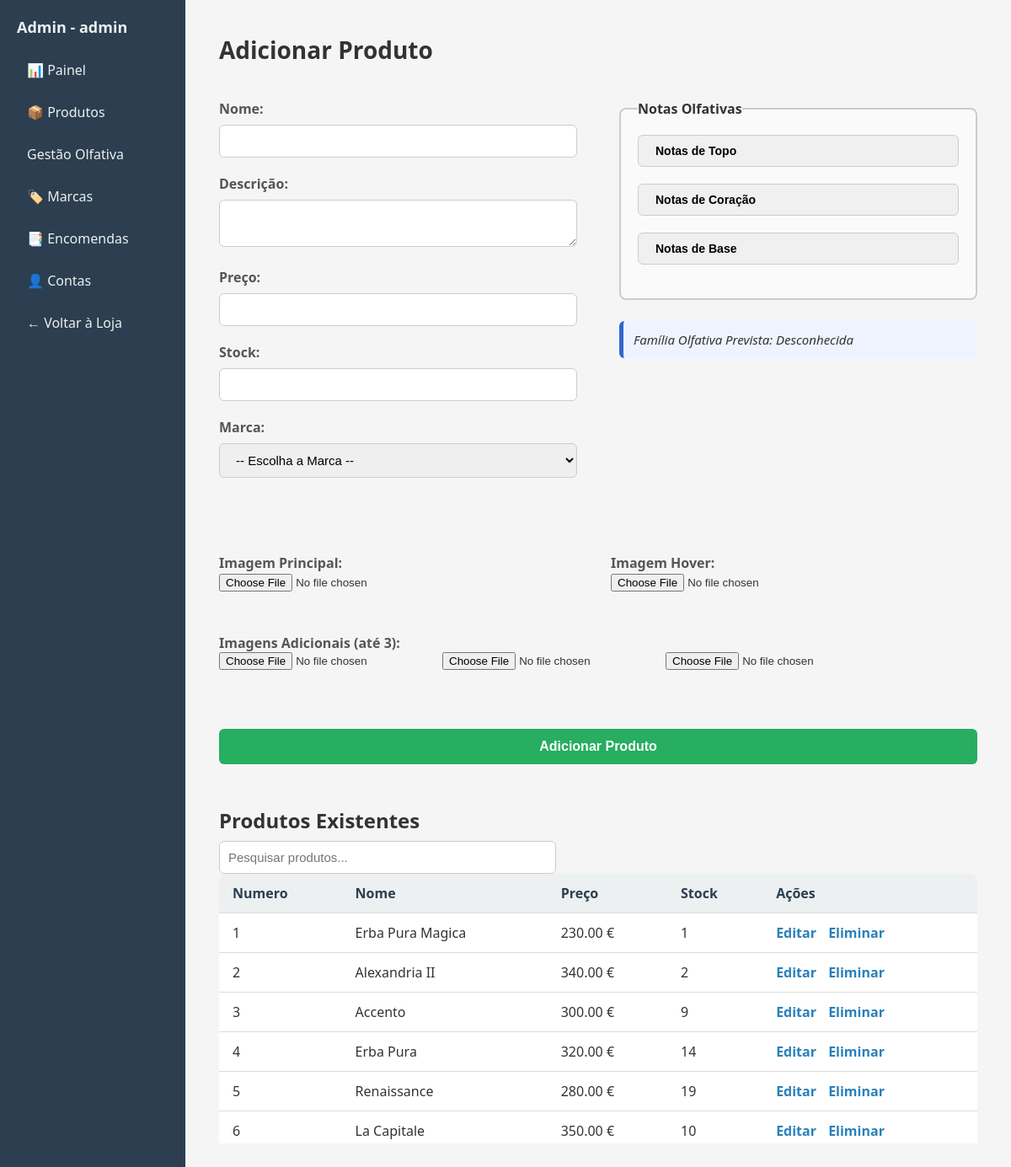
Page /dashboard/produtos.php (signed in) on the committed database.
### tables this page shows
CREATE TABLE `perfumes` (
  `id_perfume` int(11) NOT NULL,
  `nome` varchar(255) NOT NULL,
  `descricao` text NOT NULL,
  `preco` decimal(10,2) NOT NULL,
  `caminho_imagem` varchar(255) NOT NULL,
  `caminho_imagem_hover` varchar(255) NOT NULL,
  `id_marca` int(11) NOT NULL,
  `id_familia` int(11) DEFAULT NULL,
  `stock` int(11) DEFAULT 0
);

### config.php (called while the page is built, shortened)
<?php
$host = 'localhost';
$user = 'root';
$password = '';
$dbname = 'perfumes_nicho';
try {
    $pdo = new PDO("mysql:host=$host;dbname=$dbname;charset=utf8", $user, $password);
    $pdo->setAttribute(PDO::ATTR_ERRMODE, PDO::ERRMODE_EXCEPTION);
} catch (PDOException $e) {
    die("Erro PDO: " . $e->getMessage());
}
function listarPerfumes($termo = '', $precoMin = null, $precoMax = null, $filtroMarcas = [], $familias = [], $disponibilidade = null, $ordenacao = '')
{
    global $pdo;
    $sql = "SELECT perfumes.id_perfume, perfumes.nome, perfumes.preco, perfumes.caminho_imagem,
                   perfumes.caminho_imagem_hover, perfumes.stock, marcas.nome AS marca
            FROM perfumes
            JOIN marcas ON perfumes.id_marca = marcas.id_marca
            WHERE 1=1";
    $params = [];
    if (!empty($ordenacao)) {
        switch ($ordenacao) {
            case 'az':
                $sql .= " ORDER BY perfumes.nome ASC";
                break;
            case 'za':
                $sql .= " ORDER BY perfumes.nome DESC";
                break;
            case 'preco_menor':
                $sql .= " ORDER BY perfumes.preco ASC";
                break;
            case 'preco_maior':
                $sql .= " ORDER BY perfumes.preco DESC";
                break;
            default:
                $sql .= " ORDER BY perfumes.id_perfume ASC";
                break;
        }
    } else {
        $sql .= " ORDER BY perfumes.id_perfume ASC";
    }
    $stmt = $pdo->prepare($sql);
    $stmt->execute();
    return $stmt->fetchAll(PDO::FETCH_ASSOC);
}
?>

### dashboard/produtos.php (the view, shortened to what this page needs)
<?php
include('../config.php');
$produtos = listarPerfumes();
?>
<!DOCTYPE html>
<html lang="pt">
<head>
    <link rel="stylesheet" href="styles.css">
</head>
<body>
    <?php include('admin_layout.php'); ?>
    <div class="main-content">
        <h1>Adicionar Produto</h1>
        <form method="post" enctype="multipart/form-data" class="form-container">
            <div class="linha-superior">
                <div class="form-left">
                    <label>Nome:</label>
                    <input type="text" name="nome" required>
                    <label>Descrição:</label>
                    <textarea name="descricao" required></textarea>
                    <label>Preço:</label>
                    <input type="number" step="0.01" name="preco" required>
                    <label>Stock:</label>
                    <input type="number" name="stock" required>
                    <label>Marca:</label>
                    <select name="id_marca" required>
                        <option value="">-- Escolha a Marca --</option>
                    </select>
                </div>
                <div class="form-right">
                    <fieldset>
                        <legend>Notas Olfativas</legend>
                        <div class="dropdown-notas">
                            <button type="button" onclick="toggleDropdown('topo')">Notas de Topo</button>
                        </div>
                        <div class="dropdown-notas">
                            <button type="button" onclick="toggleDropdown('coracao')">Notas de Coração</button>
                        </div>
                        <div class="dropdown-notas">
                            <button type="button" onclick="toggleDropdown('base')">Notas de Base</button>
                        </div>
                    </fieldset>
                    <div class="familia-info">
                        Família Olfativa Prevista: <span id="nome-familia">Desconhecida</span>
                    </div>
                </div>
            </div>
            <div class="imagens-section">
                <div class="imagem-bloco">
                    <label>Imagem Principal:</label>
                    <input type="file" name="imagem" accept="image/*">
                </div>
                <div class="imagem-bloco">
                    <label>Imagem Hover:</label>
                    <input type="file" name="imagem_hover" accept="image/*">
                </div>
                <div class="imagem-bloco-adicionais-wrapper">
                    <label>Imagens Adicionais (até 3):</label>
                    <div class="imagem-bloco-adicionais">
                        <?php for ($i = 0; $i < 3; $i++): ?>
                            <div class="slot">
                                <input type="file" name="imagens_adicionais[]" accept="image/*">
                            </div>
                        <?php endfor; ?>
                    </div>
                </div>
            </div>
            <button type="submit" class="botao-submit">Adicionar Produto</button>
        </form>
        <div class="tabela-produtos">
            <h2>Produtos Existentes</h2>
            <input type="text" id="pesquisa-produtos" placeholder="Pesquisar produtos..." autocomplete="off"
                style="padding: 10px; width: 100%; max-width: 400px; border-radius: 6px; border: 1px solid #ccc;">
            <table>
                <thead>
                    <tr>
                        <th>Numero</th>
                        <th>Nome</th>
                        <th>Preço</th>
                        <th>Stock</th>
                        <th>Ações</th>
                    </tr>
                </thead>
                <tbody>
                    <?php foreach ($produtos as $produto): ?>
                        <tr>
                            <td><?= $produto['id_perfume'] ?></td>
                            <td><?= htmlspecialchars($produto['nome']) ?></td>
                            <td><?= number_format($produto['preco'], 2) ?> €</td>
                            <td><?= $produto['stock'] ?></td>
                            <td>
                                <a href="editar_produto.php?id=<?= $produto['id_perfume'] ?>" class="editar-link">Editar</a>
                                <a href="eliminar_produto.php?id=<?= $produto['id_perfume'] ?>"
                                    class="eliminar-link">Eliminar</a>
                            </td>
                        </tr>
                    <?php endforeach; ?>
                </tbody>
            </table>
        </div>
    </div>
</body>
</html>

### dashboard/styles.css (style rules this page uses)
* { margin: 0; padding: 0; box-sizing: border-box; }
body { font-family: "Segoe UI", sans-serif; display: flex; min-height: 100vh; background-color: #f5f5f5; color: #333; }
.main-content { flex: 1; padding: 40px; }
.main-content h1 { font-size: 28px; margin-bottom: 20px; }
.tabela-produtos { max-height: 400px; overflow-y: auto; }
table { width: 100%; border-collapse: collapse; background-color: #fff; border-radius: 8px; overflow: hidden; box-shadow: 0 4px 10px rgba(0, 0, 0, 0.05); }
th, td { padding: 12px 16px; text-align: left; border-bottom: 1px solid #ddd; }
th { background-color: #ecf0f1; font-weight: bold; color: #2c3e50; }
td a { margin-right: 10px; color: #2980b9; text-decoration: none; font-weight: bold; }
.form-container { display: flex; flex-direction: column; gap: 40px; }
.linha-superior { display: flex; gap: 50px; align-items: flex-start; justify-content: space-between; }
.form-left, .form-right { flex: 1; }
label { display: block; margin-top: 20px; font-weight: 600; font-size: 16px; color: #555; }
input[type="text"], input[type="number"], textarea, select { width: 100%; padding: 10px 15px; margin-top: 8px; border: 1px solid #ccc; border-radius: 6px; font-size: 15px; }
button[type="submit"], .botao-submit { padding: 12px 30px; background-color: #27ae60; color: white; border: none; border-radius: 6px; font-weight: bold; font-size: 16px; cursor: pointer; transition: background 0.3s; }
.botao-submit { margin-top: 30px; margin-bottom: 50px; }
.imagens-section { display: flex; flex-wrap: wrap; gap: 30px; margin-top: 30px; }
.imagem-bloco { flex: 1 1 250px; }
.imagem-bloco-adicionais { display: flex; gap: 12px; flex-wrap: wrap; align-items: flex-start; }
.imagem-bloco-adicionais .slot { flex: 1 1 150px; display: flex; flex-direction: column; align-items: center; }
fieldset { margin-top: 20px; padding: 20px; border: 2px solid #ccc; border-radius: 8px; background: #fafafa; }
legend { font-weight: bold; font-size: 16px; }
.dropdown-notas { margin-bottom: 20px; }
.dropdown-notas button { padding: 10px 20px; background: #f0f0f0; border: 1px solid #ccc; cursor: pointer; font-weight: bold; border-radius: 6px; font-size: 14px; width: 100%; text-align: left; }
.familia-info { background: #eef3ff; padding: 12px; margin-top: 25px; border-left: 5px solid #3366cc; border-radius: 6px; font-style: italic; font-size: 15px; color: #333; }

### rows in the picture
perfumes: id_perfume "1", nome "Erba Pura Magica", preco "230.00", stock "1"
perfumes: id_perfume "2", nome "Alexandria II", preco "340.00", stock "2"
perfumes: id_perfume "3", nome "Accento", preco "300.00", stock "9"
perfumes: id_perfume "4", nome "Erba Pura", preco "320.00", stock "14"
perfumes: id_perfume "5", nome "Renaissance", preco "280.00", stock "19"
perfumes: id_perfume "6", nome "La Capitale", preco "350.00", stock "10"

### other values in the picture
$nome_utilizador "admin"
